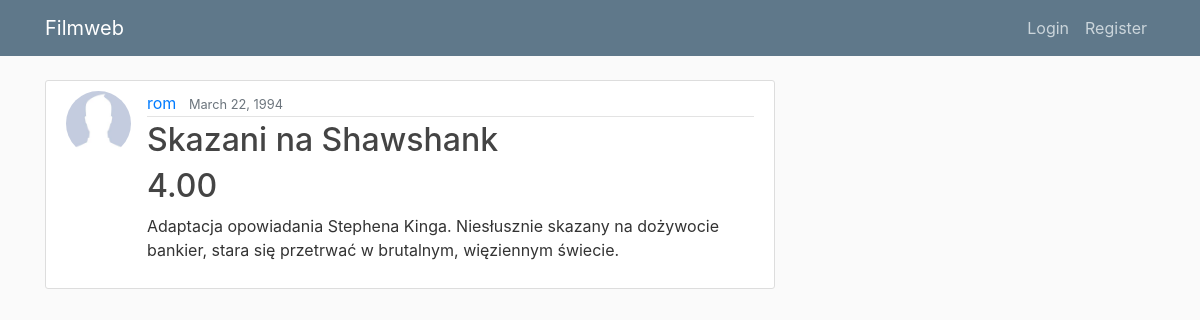
The page /movie/1/ on the database its author committed.
### movie/models.py (models this page shows, shortened)
class Movie (models.Model):
	title = models.CharField(max_length=100)
	title_eng = models.CharField(max_length=100, default='default')
	content = models.TextField()
	date_premiere = models.DateField(null=True, blank=True)
	author = models.ForeignKey(User, on_delete=models.CASCADE)
	year = models.PositiveSmallIntegerField(default=2000)
	imdb_rating = models.DecimalField(max_digits=4, decimal_places=2, null=True, blank=True)
	poster = models.ImageField(upload_to="poster", null=True, blank=True)

### users/models.py (models this page shows, shortened)
class Profile(models.Model):
    user = models.OneToOneField(User, on_delete=models.CASCADE)
    image = models.ImageField(default='default.jpg', upload_to='profile_pics')

### movie/views.py (the view)
# urls.py: path('movie/<int:pk>/', MovieDetailView.as_view(), name='movie-detail'),
class MovieDetailView(DetailView):
    model = Movie

### movie/templates/movie/movie_detail.html (shortened to what this page needs)
{% extends 'movie/base.html' %}
{% block content %}
	<article class="media content-section">
		<img class = "rounded-circle article-img" src=" {{ object.author.profile.image.url }} ">
	  <div class="media-body">
	    <div class="article-metadata">
	      <a class="mr-2" href="">{{ object.author }}</a>
	      <small class="text-muted">{{ object.date_premiere }}</small>
	    </div>
	    <h2 class="article-title" >{{ object.title }}</h2>
	    <h2 class="article-title" >{{ object.imdb_rating }}</h2>
	    <p class="article-content">{{ object.content }}</p>
	  </div>
	</article>
{% endblock %}

### movie/templates/movie/base.html (shortened to what this page needs)
{% load static %}
<!DOCTYPE html>
<html>
<head>
    <link rel="stylesheet" href="https://maxcdn.bootstrapcdn.com/bootstrap/4.0.0/css/bootstrap.min.css">
    <link rel="stylesheet" type="text/css" href="{% static 'movie/main.css' %}">
</head>
<body>
	<header class="site-header">
	  <nav class="navbar navbar-expand-md navbar-dark bg-steel fixed-top">
	    <div class="container">
	      <a class="navbar-brand mr-4" href="{% url 'movie-home' %}">Filmweb</a>
	      <div class="collapse navbar-collapse" id="navbarToggle">
	        <div class="navbar-nav">
	          {% if user.is_authenticated %}
	          	  <a class="nav-item nav-link" href="{% url 'movie-create' %}">New Movie</a>
		          <a class="nav-item nav-link" href="{% url 'profile' %}">Profile</a>
		          <a class="nav-item nav-link" href="{% url 'logout' %}">Logout</a>
	          {% else %}
		          <a class="nav-item nav-link" href="{% url 'login' %}">Login</a>
		          <a class="nav-item nav-link" href="{% url 'register' %}">Register</a>
		      {% endif %}
	        </div>
	      </div>
	    </div>
	  </nav>
	</header>
	<main role="main" class="container">
	  <div class="row">
	    <div class="col-md-8">
	      {% block content %}{% endblock %}
	    </div>
	  </div>
	</main>
</body>
</html>

### movie/static/movie/main.css (style rules this page uses)
body { background: #fafafa; color: #333333; margin-top: 5rem; }
h1, h2, h3, h4, h5, h6 { color: #444444; }
.bg-steel { background-color: #5f788a; }
.site-header .navbar-nav .nav-link { color: #cbd5db; }
.content-section { background: #ffffff; padding: 10px 20px; border: 1px solid #dddddd; border-radius: 3px; margin-bottom: 20px; }
.article-title { color: #444444; }
.article-content { white-space: pre-line; }
.article-img { height: 65px; width: 65px; margin-right: 16px; }
.article-metadata { padding-bottom: 1px; margin-bottom: 4px; border-bottom: 1px solid #e3e3e3 }

### rows shown on the page
Movie: author.profile.image (placeholder picture), author "rom", date_premiere "March 22, 1994", title "Skazani na Shawshank", imdb_rating "4.00", content "Adaptacja opowiadania Stephena Kinga. Niesłusznie skazany na dożywocie bankier, stara się przetrwać w brutalnym, więziennym świecie."
